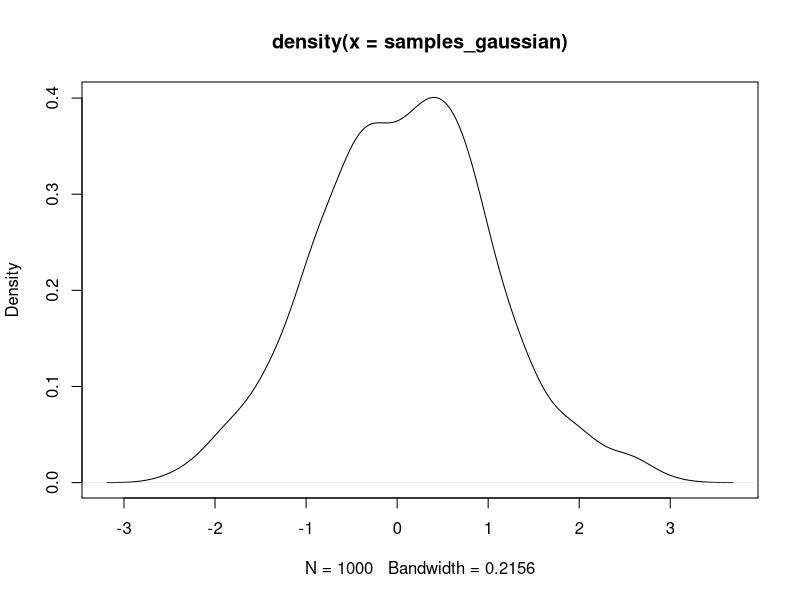
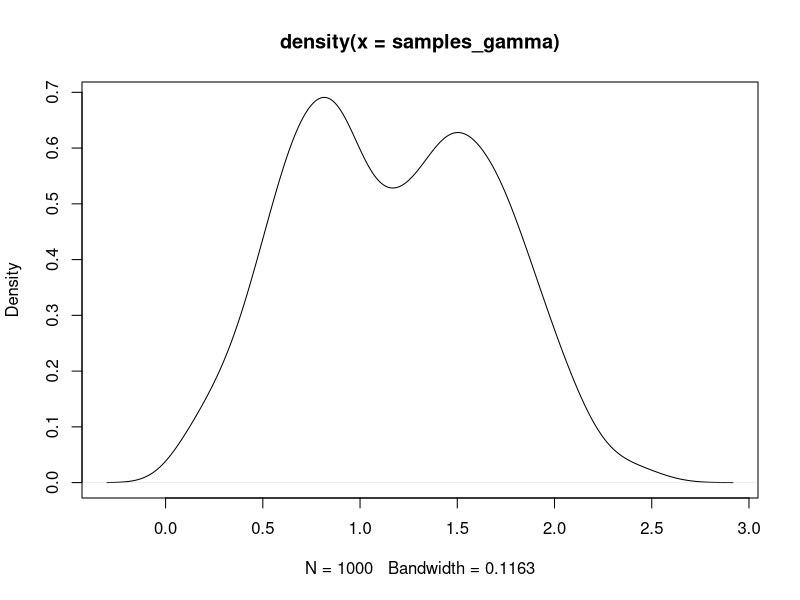
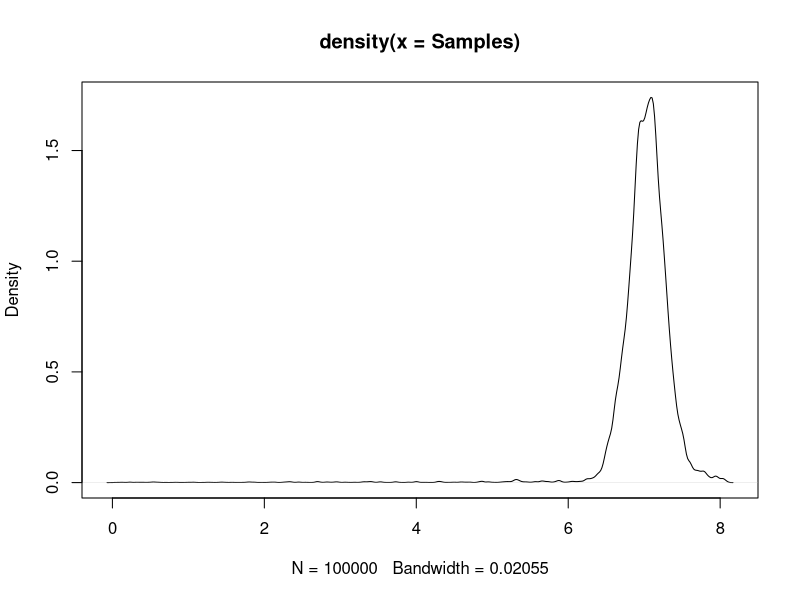
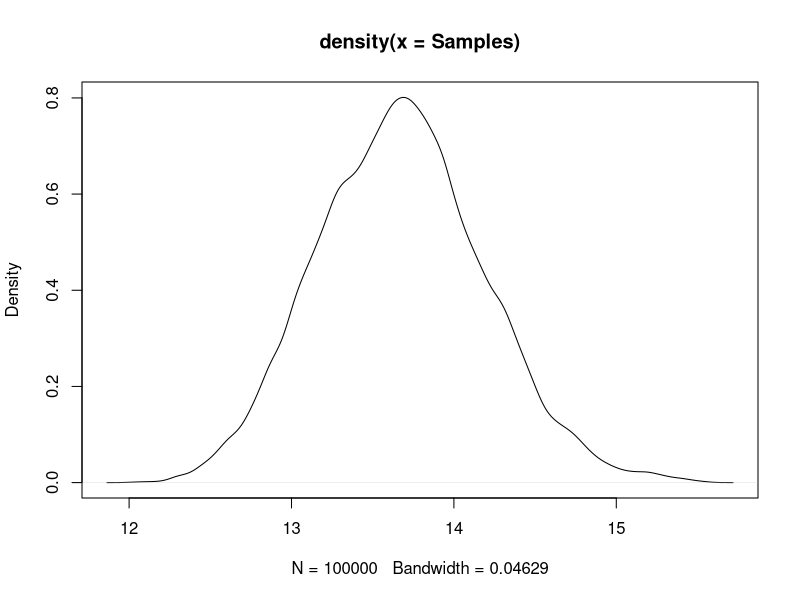

Write the R code that produced these figures, in order.
# Function to generate samples using Unadjusted Langevin Algorithm for Gaussian target
ula_gaussian <- function(n_samples, epsilon, mean, variance, start) 
{
  samples <- numeric(n_samples)
  x <- start
  for (i in 1:n_samples) 
  {
    x = rnorm(1, mean= x - epsilon*(x-mean)/variance, sd = sqrt(2 * epsilon))
    samples[i] <- x
  }
  return(samples)
}

# Function to generate samples using Unadjusted Langevin Algorithm for Gamma target
ula_gamma <- function(n_samples, epsilon, shape, rate) 
{
  samples <- numeric(n_samples)
  x <- rgamma(1, shape = shape, rate= rate)
  for (i in 1:n_samples)
  {
    x = rnorm(1, mean = x + epsilon * ((shape-1)/x - rate), sd = sqrt(2 * epsilon))
    samples[i] <- x
  }
  return(samples)
}


search <- function(Weights, a)
{
  i = 1
  j = length(Weights)
  mid = 0
  while(j>i+1)
  {
    mid = as.integer((i+j)/2)
    if(Weights[mid]>a){j=mid}
    else{i = mid}
  }
  return(mid)
}

HPD <- function(alpha, Weights)
{
  m = length(Weights)
  vec <- c(NA,NA)
  curr = 10000000
  j1 = (seq(0,as.integer(alpha*m),by = 1))/m
  j2 = j1 + (1-alpha)
  for(i in 1:length(j1))
  {
    theta1 <- Samples[search(Weights, j1[i])]
    theta2 <- Samples[search(Weights, j2[i])]
    if(curr> (theta2-theta1))
    {
      vec = c(theta1,theta2)
    }
  }
  return(vec)
}


# Example usage for Gaussian target
set.seed(123)
n_samples <- 1000
epsilon <- 0.1
samples_gaussian <- ula_gaussian(n_samples, epsilon,0,1,1)
plot(density(samples_gaussian))


# Example usage for Gamma target
set.seed(1)
n_samples <- 1000
epsilon <- 0.01
shape <- 2
rate <- 1
samples_gamma <- ula_gamma(n_samples, epsilon, shape, rate)
plot(density(samples_gamma))
 

#######################################################################################
#######################################################################################

# Let, in the case of gaussian ULA sampler, we need to find the quantiles for mean of the 
# underlying distribution when population variance known.

# prior mu ~ N(0,100)
mu = 7.5
sd = 1.8
n = 50
Y <- rnorm(n, mean = mu, sd = sd)
posterior_mean <- (sum(Y)/sd^2)/((n/sd^2) + (1/100))
posterior_var <- 1/((n/sd^2) + (1/100))

m = 100000
Samples <- ula_gaussian(m,epsilon = 0.0001,posterior_mean,posterior_var,start = 0.000001)
plot(density(Samples))
Samples <- sort(Samples)
g <- density(Samples)
weights <- vector(length = m)
weights = dnorm(Samples,mean = posterior_mean,sd = sqrt(posterior_var))/(approx(g$x,g$y,xout=Samples)$y)
weights = weights/sum(weights)
Weights = cumsum(weights)


HPD(0.05,Weights)
qnorm(c(0.25,0.975),mean = posterior_mean,sd = sqrt(posterior_var))

#########################################################################################
#########################################################################################


## Now Let try this approach for poison distribution.

lambda = 14
n = 50
Y = rpois(n,lambda)

# Prior: Gamma(1,1)
# Posterior: Gamma(sum(Y)+1, n+1)

m = 100000
Samples <- ula_gamma(m,epsilon = 0.001,shape = sum(Y)+1, rate = (n+1))
plot(density(Samples))
Samples <- sort(Samples)
g <- density(Samples)
weights <- vector(length = m)
weights = dgamma(Samples,shape = sum(Y)+1, rate = n+1)/(approx(g$x,g$y,xout=Samples)$y)
weights = weights/sum(weights)
Weights = cumsum(weights)

fun<-function(x)
{
  k <- qgamma(c(x+0.025,x+0.975),shape = sum(Y)+1, rate = n+1)
  return(k[2]-k[1])
}

x <- optimize(fun,lower=0,upper = 0.025)$minimum
HPD_exact <- qgamma(c(x+0.025,x+0.975),shape = sum(Y)+1, rate = n+1)
HPD(0.05,Weights)
